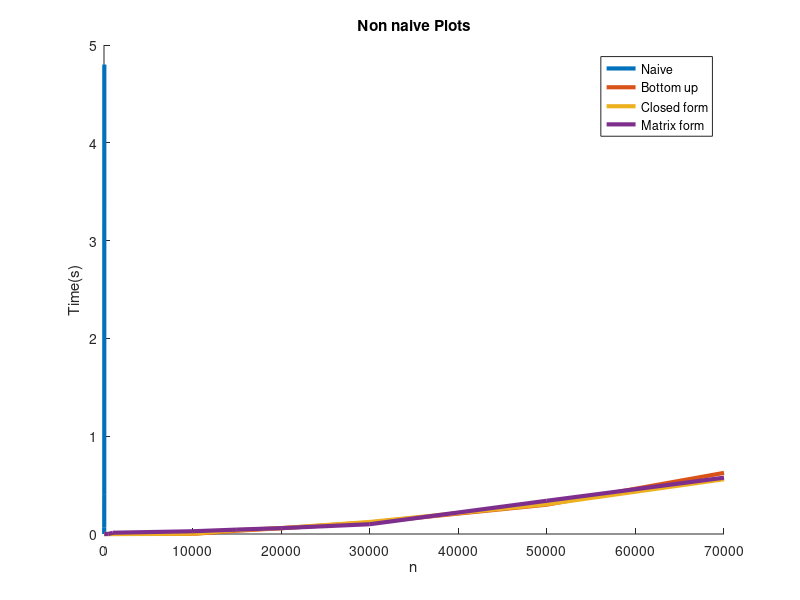

Recreate this plot in MATLAB.
%% clears the figure
clf;
%% Initialize the values
n_naive =    [1 2 3 4 5 6 7 10 13      18 25     30 35];
time_naive = [0 0 0 0 0 0 0  0  0  0.016 0.066 0.4 4.8];

n_bottom =    [1 2 3 4 5 6 7 10 13 18 25 30 35 50 100 500 1000 10000 15000 20000 30000 50000 70000];
time_bottom = [0 0 0 0 0 0 0 0  0   0  0  0  0  0   0   0    0  0.001 0.034 0.059 0.1177 0.3 0.625];

n_closed =    [1 2 3 4 5 6 7 10 13 18 25 30 35 50 100 500 1000 10000 15000 20000 30000 50000 70000];
time_closed = [0 0 0 0 0 0 0  0  0  0  0  0  0  0   0   0    0  0.003 0.04 0.06 0.123 0.305 0.56];

n_matrix    = [1 2 3 4 5 6 7 10 13 18 25 30 35 50 100 500 1000 10000 15000 20000 30000 50000 70000];
time_matrix = [0 0 0 0 0 0 0  0  0  0  0  0  0  0   0   0   0.013 0.028 0.045 0.06 0.1 0.34 0.576];
%% make the plots
hold on;
plot(n_naive, time_naive, 'LineWidth', 3);
plot(n_bottom, time_bottom, 'LineWidth', 3);
plot(n_closed, time_closed, 'LineWidth', 3);
plot(n_matrix, time_matrix, 'LineWidth', 3);
title('Non naive Plots');
legend('Naive','Bottom up','Closed form','Matrix form');
xlabel('n');
ylabel('Time(s)');
hold off;

